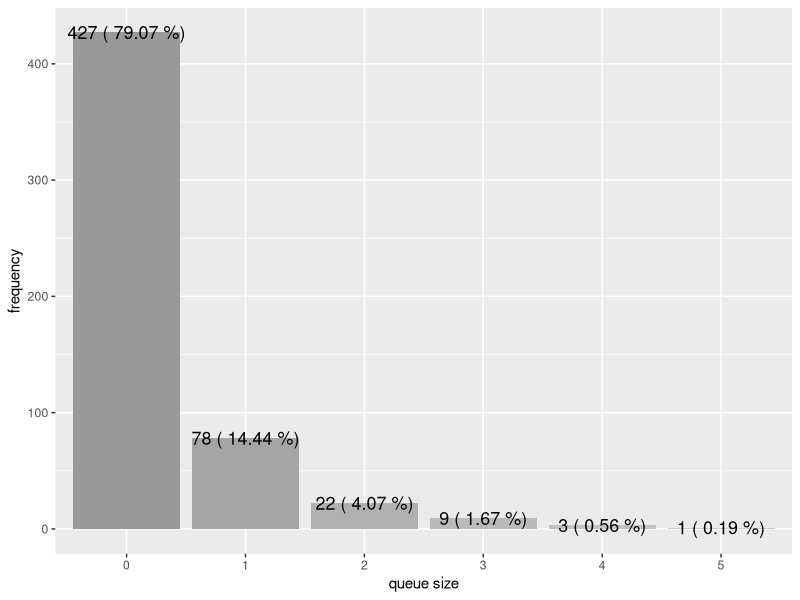

Write the R code that produced this figure.
library(ggplot2)

data <- read.table("simulation1.csv",header=TRUE,sep=",")
df <- data.frame(table(data$X200))
colnames(df) <- c("queue_size","frequency")
percent_labels <- paste(df$frequency,'(',round(df$frequency*100/540,2),'%)')

ggplot(data=df) + theme(legend.position = "none") + 
  scale_fill_grey(start=0.6, end=0.8) +
  geom_bar(aes(x=queue_size,y=frequency,fill=factor(queue_size)), stat="identity") +
  geom_text(aes(x=queue_size,y=frequency,label=percent_labels,size=1)) +
  scale_y_continuous("frequency") +
  scale_x_discrete("queue size")